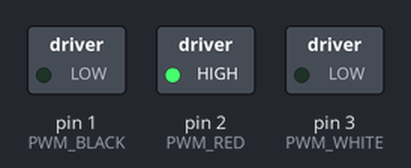
Recording of a sketch running on a simulated Arduino Uno, built with avr-gcc and run on an emulated ATmega328P. On the bench: switched loads named in the sketch (green lamp = pin HIGH).

Above: at 0.05 s.
At 1.95 s:
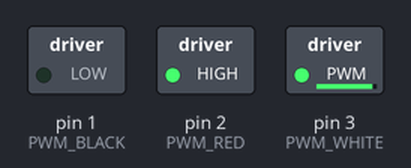
Timing chart, 0 to 6.9 s (numbered marks = the images above):
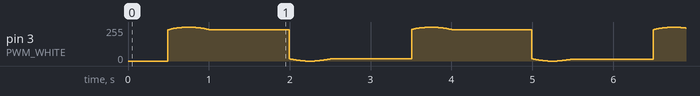

The sketch:

arduino_test.ino
```cpp
//motor pulse time
#define MOTOR_TIME 3000

//pin definitions
#define PWM_WHITE 3
#define PWM_BLACK 1
#define PWM_RED 2

void setup()
{
  //configure pin modes
  pinMode(PWM_WHITE,OUTPUT);
  pinMode(PWM_BLACK,OUTPUT);
  pinMode(PWM_RED,OUTPUT);

  //configure constant states
  digitalWrite(PWM_BLACK,LOW);  //set to ground
  digitalWrite(PWM_RED,HIGH);   //set to +5 volts
}

//called repeatedly
void loop()
{
  //change motor speed based on sine curve
  analogWrite(PWM_WHITE,(int)(127.0 * sin(2.0 * PI *(millis() % MOTOR_TIME) / MOTOR_TIME) + 127));
}
```
